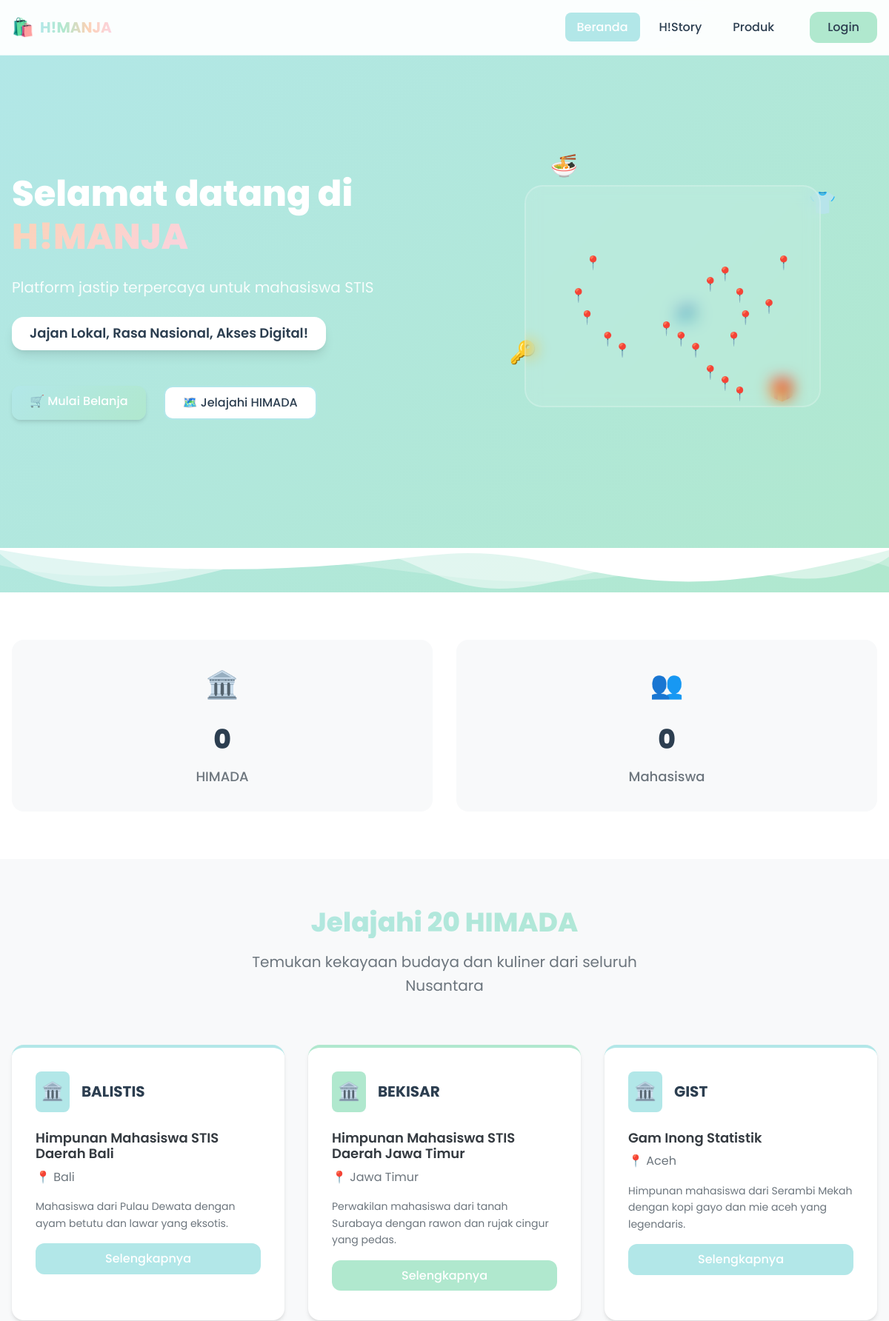
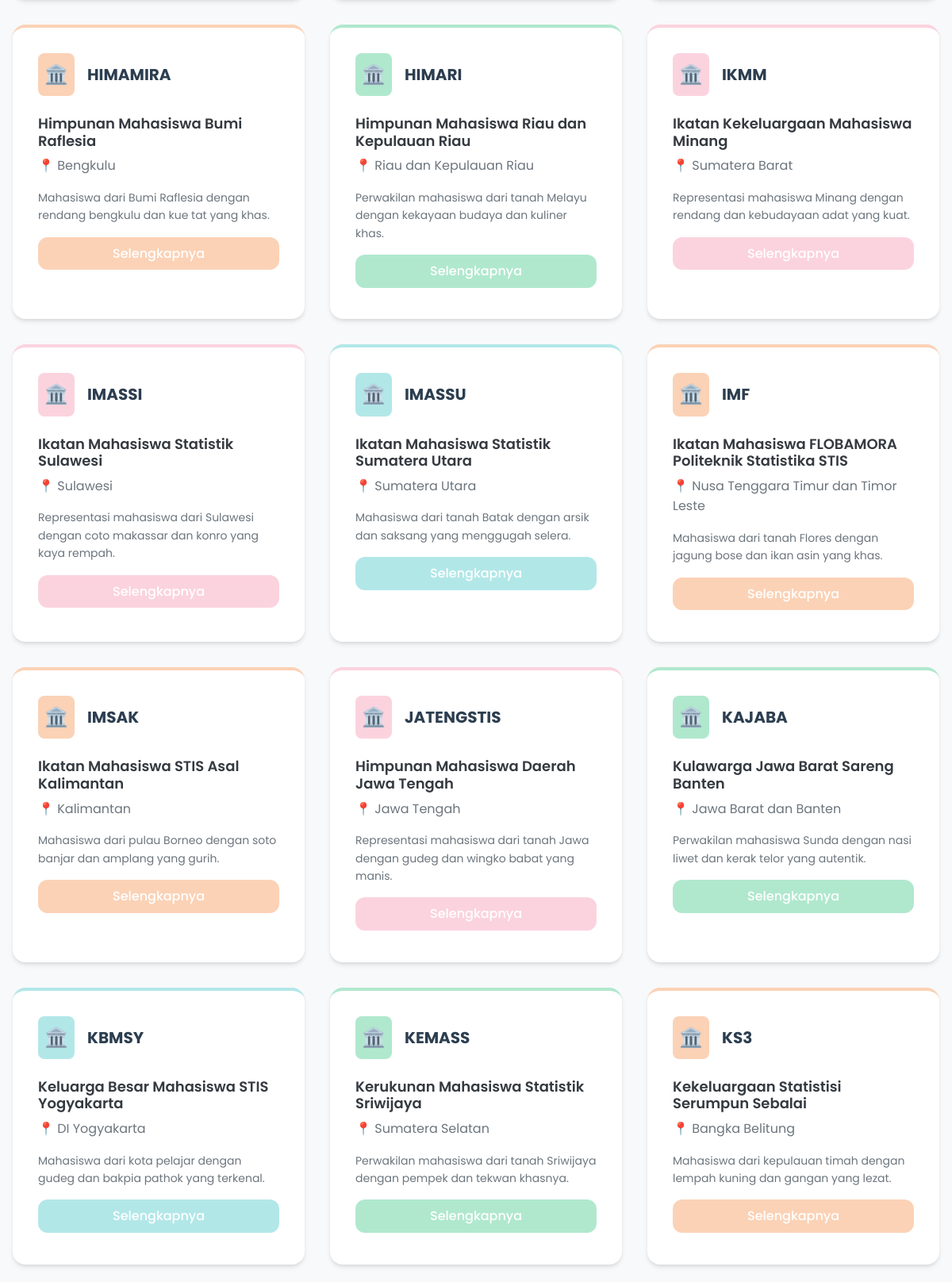
The page / (upper part) on the database its author committed (2 pictures, top to bottom).
### tables this page shows
CREATE TABLE `himada` (
  `id` int NOT NULL,
  `nama` varchar(50) NOT NULL,
  `nama_lengkap` varchar(200) NOT NULL,
  `daerah_asal` varchar(100) NOT NULL,
  `warna_tema` varchar(7) NOT NULL DEFAULT '#b2e7e8',
  `deskripsi` text,
  `koordinat_lat` decimal(10,8) DEFAULT NULL,
  `koordinat_lng` decimal(11,8) DEFAULT NULL,
  `logo_url` varchar(255) DEFAULT NULL,
  `contact_email` varchar(100) DEFAULT NULL,
  `contact_phone` varchar(20) DEFAULT NULL,
  `is_active` tinyint(1) DEFAULT '1',
  `created_at` timestamp NOT NULL DEFAULT CURRENT_TIMESTAMP,
  `updated_at` timestamp NOT NULL DEFAULT CURRENT_TIMESTAMP ON UPDATE CURRENT_TIMESTAMP
);

### config/database.php (called while the page is built, shortened)
<?php
function isLoggedIn() {
    return isset($_SESSION['user_id']) && !empty($_SESSION['user_id']);
}
?>

### index.php (the view, shortened to what this page needs)
<?php
require_once 'config/database.php';
$database = new Database();
$db = $database->getConnection();
$query = "SELECT * FROM himada ORDER BY nama";
$stmt = $db->prepare($query);
$stmt->execute();
$himadas = $stmt->fetchAll(PDO::FETCH_ASSOC);
?>
<!DOCTYPE html>
<html lang="id">
<head>
    <link rel="stylesheet" href="assets/css/style.css">
    <link rel="stylesheet" href="assets/css/animations.css">
</head>
<body>
    <header class="header">
        <nav class="navbar">
            <div class="nav-container">
                <div class="nav-logo">
                    <div class="logo-icon">🛍️</div>
                    <span class="logo-text"><strong>H!MANJA</strong></span>
                </div>
                <div class="nav-right">
                    <ul class="nav-menu">
                        <li><a href="#beranda" class="nav-link active">Beranda</a></li>
                        <li><a href="history.php" class="nav-link">H!Story</a></li>
                        <li><a href="products.php" class="nav-link">Produk</a></li>
                    </ul>
                <div class="nav-auth">
                    <?php if (isLoggedIn()): ?>
                        <span class="welcome-text">Halo, <?php echo htmlspecialchars($_SESSION['full_name']); ?>!</span>
                        <a href="logout.php" class="btn-logout">Logout</a>
                    <?php else: ?>
                        <a href="login.php" class="btn-login">Login</a>
                    <?php endif; ?>
                </div>
            </div>
            </div>
        </nav>
    </header>
    <section id="beranda" class="hero">
        <div class="hero-container">
            <div class="hero-content">
                <div class="hero-text">
                    <h1 class="hero-title">
                        Selamat datang di
                        <span class="gradient-text">H!MANJA</span>
                    </h1>
                    <p class="hero-subtitle">
                        Platform jastip terpercaya untuk mahasiswa STIS
                    </p>
                    <div class="hero-tagline">
                        <span class="tagline-highlight">Jajan Lokal, Rasa Nasional, Akses Digital!</span>
                    </div>
                    <div class="hero-buttons">
                        <a href="products.php" class="btn-primary pulse">
                            🛒 Mulai Belanja
                        </a>
                        <a href="#himada-section" class="btn-secondary">
                            🗺️ Jelajahi HIMADA
                        </a>
                    </div>
                </div>
                <div class="hero-visual">
                    <div class="floating-elements">
                        <div class="float-item food">🍜</div>
                        <div class="float-item merch">👕</div>
                        <div class="float-item keychain">🔑</div>
                        <div class="float-item gift">🎁</div>
                        <div class="float-item map">🗺️</div>
                    </div>
                    <div class="hero-illustration">
                        <div class="indonesia-map">
                            <div class="map-dot" style="top: 30%; left: 20%;" data-himada="Aceh">📍</div>
                            <div class="map-dot" style="top: 45%; left: 15%;" data-himada="Sumut">📍</div>
                            <div class="map-dot" style="top: 55%; left: 18%;" data-himada="Sumbar">📍</div>
                            <div class="map-dot" style="top: 65%; left: 25%;" data-himada="Sumsel">📍</div>
                            <div class="map-dot" style="top: 70%; left: 30%;" data-himada="Lampung">📍</div>
                            <div class="map-dot" style="top: 60%; left: 45%;" data-himada="Jabar">📍</div>
                            <div class="map-dot" style="top: 65%; left: 50%;" data-himada="Jateng">📍</div>
                            <div class="map-dot" style="top: 70%; left: 55%;" data-himada="Jatim">📍</div>
                            <div class="map-dot" style="top: 80%; left: 60%;" data-himada="Bali">📍</div>
                            <div class="map-dot" style="top: 85%; left: 65%;" data-himada="NTB">📍</div>
                            <div class="map-dot" style="top: 90%; left: 70%;" data-himada="NTT">📍</div>
                            <div class="map-dot" style="top: 40%; left: 60%;" data-himada="Kalsel">📍</div>
                            <div class="map-dot" style="top: 35%; left: 65%;" data-himada="Kalteng">📍</div>
                            <div class="map-dot" style="top: 45%; left: 70%;" data-himada="Sulut">📍</div>
                            <div class="map-dot" style="top: 55%; left: 72%;" data-himada="Sulteng">📍</div>
                            <div class="map-dot" style="top: 65%; left: 68%;" data-himada="Sulsel">📍</div>
                            <div class="map-dot" style="top: 50%; left: 80%;" data-himada="Maluku">📍</div>
                            <div class="map-dot" style="top: 30%; left: 85%;" data-himada="Papua">📍</div>
                        </div>
                    </div>
                </div>
            </div>
        </div>
        <div class="hero-wave">
        </div>
    </section>
    <section class="stats-section">
        <div class="container">
            <div class="stats-grid">
                <div class="stat-item">
                    <div class="stat-icon">🏛️</div>
                    <div class="stat-number" data-target="20">0</div>
                    <div class="stat-label">HIMADA</div>
                </div>
                <div class="stat-item">
                    <div class="stat-icon">👥</div>
                    <div class="stat-number" data-target="2000">0</div>
                    <div class="stat-label">Mahasiswa</div>
                </div>
            </div>
        </div>
    </section>
    <section id="himada-section" class="himada-section">
        <div class="container">
            <div class="section-header">
                <h2 class="section-title">Jelajahi 20 HIMADA</h2>
                <p class="section-subtitle">Temukan kekayaan budaya dan kuliner dari seluruh Nusantara</p>
            </div>
            <div class="himada-grid">
                <?php foreach ($himadas as $himada): ?>
                <div class="himada-card" style="--card-color: <?php echo $himada['warna_tema']; ?>">
                    <div class="himada-header">
                        <div class="himada-icon">🏛️</div>
                        <h3 class="himada-name"><?php echo htmlspecialchars($himada['nama']); ?></h3>
                    </div>
                    <div class="himada-content">
                        <h4 class="himada-full-name"><?php echo htmlspecialchars($himada['nama_lengkap']); ?></h4>
                        <p class="himada-region">📍 <?php echo htmlspecialchars($himada['daerah_asal']); ?></p>
                        <p class="himada-description"><?php echo htmlspecialchars($himada['deskripsi']); ?></p>
                    </div>
                    <div class="himada-footer">
                        <a href="history.php?himada=<?php echo $himada['id']; ?>" class="btn-himada">
                            Selengkapnya
                        </a>
                    </div>
                </div>
                <?php endforeach; ?>
            </div>
        </div>
    </section>
</body>
</html>

### assets/css/animations.css (style rules this page uses)
.pulse { position: relative; overflow: hidden; }
.pulse::before { content: ""; position: absolute; top: 50%; left: 50%; width: 0; height: 0; border-radius: 50%; background: rgba(255, 255, 255, 0.3); transform: translate(-50%, -50%); transition: width 0.6s, height 0.6s; }

### rows shown on the page
himada: nama "BALISTIS", nama_lengkap "Himpunan Mahasiswa STIS Daerah Bali", daerah_asal "Bali", deskripsi "Mahasiswa dari Pulau Dewata dengan ayam betutu dan lawar yang eksotis."
himada: nama "BEKISAR", nama_lengkap "Himpunan Mahasiswa STIS Daerah Jawa Timur", daerah_asal "Jawa Timur", deskripsi "Perwakilan mahasiswa dari tanah Surabaya dengan rawon dan rujak cingur yang pedas."
himada: nama "GIST", nama_lengkap "Gam Inong Statistik", daerah_asal "Aceh", deskripsi "Himpunan mahasiswa dari Serambi Mekah dengan kopi gayo dan mie aceh yang legendaris."
himada: nama "HIMAMIRA", nama_lengkap "Himpunan Mahasiswa Bumi Raflesia", daerah_asal "Bengkulu", deskripsi "Mahasiswa dari Bumi Raflesia dengan rendang bengkulu dan kue tat yang khas."
himada: nama "HIMARI", nama_lengkap "Himpunan Mahasiswa Riau dan Kepulauan Riau", daerah_asal "Riau dan Kepulauan Riau", deskripsi "Perwakilan mahasiswa dari tanah Melayu dengan kekayaan budaya dan kuliner khas."
himada: nama "IKMM", nama_lengkap "Ikatan Kekeluargaan Mahasiswa Minang", daerah_asal "Sumatera Barat", deskripsi "Representasi mahasiswa Minang dengan rendang dan kebudayaan adat yang kuat."
himada: nama "IMASSI", nama_lengkap "Ikatan Mahasiswa Statistik Sulawesi", daerah_asal "Sulawesi", deskripsi "Representasi mahasiswa dari Sulawesi dengan coto makassar dan konro yang kaya rempah."
himada: nama "IMASSU", nama_lengkap "Ikatan Mahasiswa Statistik Sumatera Utara", daerah_asal "Sumatera Utara", deskripsi "Mahasiswa dari tanah Batak dengan arsik dan saksang yang menggugah selera."
himada: nama "IMF", nama_lengkap "Ikatan Mahasiswa FLOBAMORA Politeknik Statistika STIS", daerah_asal "Nusa Tenggara Timur dan Timor Leste", deskripsi "Mahasiswa dari tanah Flores dengan jagung bose dan ikan asin yang khas."
himada: nama "IMSAK", nama_lengkap "Ikatan Mahasiswa STIS Asal Kalimantan", daerah_asal "Kalimantan", deskripsi "Mahasiswa dari pulau Borneo dengan soto banjar dan amplang yang gurih."
himada: nama "JATENGSTIS", nama_lengkap "Himpunan Mahasiswa Daerah Jawa Tengah", daerah_asal "Jawa Tengah", deskripsi "Representasi mahasiswa dari tanah Jawa dengan gudeg dan wingko babat yang manis."
himada: nama "KAJABA", nama_lengkap "Kulawarga Jawa Barat Sareng Banten", daerah_asal "Jawa Barat dan Banten", deskripsi "Perwakilan mahasiswa Sunda dengan nasi liwet dan kerak telor yang autentik."
himada: nama "KBMSY", nama_lengkap "Keluarga Besar Mahasiswa STIS Yogyakarta", daerah_asal "DI Yogyakarta", deskripsi "Mahasiswa dari kota pelajar dengan gudeg dan bakpia pathok yang terkenal."
himada: nama "KEMASS", nama_lengkap "Kerukunan Mahasiswa Statistik Sriwijaya", daerah_asal "Sumatera Selatan", deskripsi "Perwakilan mahasiswa dari tanah Sriwijaya dengan pempek dan tekwan khasnya."
himada: nama "KS3", nama_lengkap "Kekeluargaan Statistisi Serumpun Sebalai", daerah_asal "Bangka Belitung", deskripsi "Mahasiswa dari kepulauan timah dengan lempah kuning dan gangan yang lezat."
